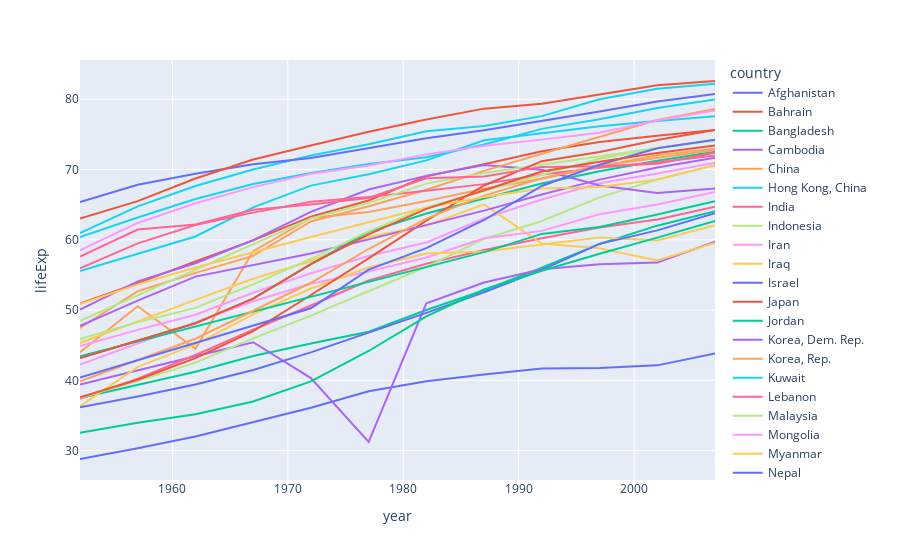

Source (notebook cell):
### Code cell
fig.update_layout(hovermode="x")

### Figure 1 — Plotly figure (JSON) as saved in the notebook; plotly's stock layout.template omitted (floating-point values rounded to 4 significant figures)
{"data": [{"hovertemplate": "country=Afghanistan<br>year=%{x}<br>lifeExp=%{y}<extra></extra>", "legendgroup": "Afghanistan", "line": {"color": "#636efa", "dash": "solid"}, "marker": {"symbol": "circle"}, "mode": "lines", "name": "Afghanistan", "orientation": "v", "showlegend": true, "type": "scatter", "x": [1952, 1957, 1962, 1967, 1972, 1977, 1982, 1987, 1992, 1997, 2002, 2007], "xaxis": "x", "y": [28.8, 30.33, 32.0, 34.02, 36.09, 38.44, 39.85, 40.82, 41.67, 41.76, 42.13, 43.83], "yaxis": "y"}, {"hovertemplate": "country=Bahrain<br>year=%{x}<br>lifeExp=%{y}<extra></extra>", "legendgroup": "Bahrain", "line": {"color": "#EF553B", "dash": "solid"}, "marker": {"symbol": "circle"}, "mode": "lines", "name": "Bahrain", "orientation": "v", "showlegend": true, "type": "scatter", "x": [1952, 1957, 1962, 1967, 1972, 1977, 1982, 1987, 1992, 1997, 2002, 2007], "xaxis": "x", "y": [50.94, 53.83, 56.92, 59.92, 63.3, 65.59, 69.05, 70.75, 72.6, 73.92, 74.8, 75.64], "yaxis": "y"}, {"hovertemplate": "country=Bangladesh<br>year=%{x}<br>lifeExp=%{y}<extra></extra>", "legendgroup": "Bangladesh", "line": {"color": "#00cc96", "dash": "solid"}, "marker": {"symbol": "circle"}, "mode": "lines", "name": "Bangladesh", "orientation": "v", "showlegend": true, "type": "scatter", "x": [1952, 1957, 1962, 1967, 1972, 1977, 1982, 1987, 1992, 1997, 2002, 2007], "xaxis": "x", "y": [37.48, 39.35, 41.22, 43.45, 45.25, 46.92, 50.01, 52.82, 56.02, 59.41, 62.01, 64.06], "yaxis": "y"}, {"hovertemplate": "country=Cambodia<br>year=%{x}<br>lifeExp=%{y}<extra></extra>", "legendgroup": "Cambodia", "line": {"color": "#ab63fa", "dash": "solid"}, "marker": {"symbol": "circle"}, "mode": "lines", "name": "Cambodia", "orientation": "v", "showlegend": true, "type": "scatter", "x": [1952, 1957, 1962, 1967, 1972, 1977, 1982, 1987, 1992, 1997, 2002, 2007], "xaxis": "x", "y": [39.42, 41.37, 43.41, 45.41, 40.32, 31.22, 50.96, 53.91, 55.8, 56.53, 56.75, 59.72], "yaxis": "y"}, {"hovertemplate": "country=China<br>year=%{x}<br>lifeExp=%{y}<extra></extra>", "legendgroup": "China", "line": {"color": "#FFA15A", "dash": "solid"}, "marker": {"symbol": "circle"}, "mode": "lines", "name": "China", "orientation": "v", "showlegend": true, "type": "scatter", "x": [1952, 1957, 1962, 1967, 1972, 1977, 1982, 1987, 1992, 1997, 2002, 2007], "xaxis": "x", "y": [44.0, 50.55, 44.5, 58.38, 63.12, 63.97, 65.53, 67.27, 68.69, 70.43, 72.03, 72.96], "yaxis": "y"}, {"hovertemplate": "country=Hong Kong, China<br>year=%{x}<br>lifeExp=%{y}<extra></extra>", "legendgroup": "Hong Kong, China", "line": {"color": "#19d3f3", "dash": "solid"}, "marker": {"symbol": "circle"}, "mode": "lines", "name": "Hong Kong, China", "orientation": "v", "showlegend": true, "type": "scatter", "x": [1952, 1957, 1962, 1967, 1972, 1977, 1982, 1987, 1992, 1997, 2002, 2007], "xaxis": "x", "y": [60.96, 64.75, 67.65, 70.0, 72.0, 73.6, 75.45, 76.2, 77.6, 80.0, 81.5, 82.21], "yaxis": "y"}, {"hovertemplate": "country=India<br>year=%{x}<br>lifeExp=%{y}<extra></extra>", "legendgroup": "India", "line": {"color": "#FF6692", "dash": "solid"}, "marker": {"symbol": "circle"}, "mode": "lines", "name": "India", "orientation": "v", "showlegend": true, "type": "scatter", "x": [1952, 1957, 1962, 1967, 1972, 1977, 1982, 1987, 1992, 1997, 2002, 2007], "xaxis": "x", "y": [37.37, 40.25, 43.6, 47.19, 50.65, 54.21, 56.6, 58.55, 60.22, 61.77, 62.88, 64.7], "yaxis": "y"}, {"hovertemplate": "country=Indonesia<br>year=%{x}<br>lifeExp=%{y}<extra></extra>", "legendgroup": "Indonesia", "line": {"color": "#B6E880", "dash": "solid"}, "marker": {"symbol": "circle"}, "mode": "lines", "name": "Indonesia", "orientation": "v", "showlegend": true, "type": "scatter", "x": [1952, 1957, 1962, 1967, 1972, 1977, 1982, 1987, 1992, 1997, 2002, 2007], "xaxis": "x", "y": [37.47, 39.92, 42.52, 45.96, 49.2, 52.7, 56.16, 60.14, 62.68, 66.04, 68.59, 70.65], "yaxis": "y"}, {"hovertemplate": "country=Iran<br>year=%{x}<br>lifeExp=%{y}<extra></extra>", "legendgroup": "Iran", "line": {"color": "#FF97FF", "dash": "solid"}, "marker": {"symbol": "circle"}, "mode": "lines", "name": "Iran", "orientation": "v", "showlegend": true, "type": "scatter", "x": [1952, 1957, 1962, 1967, 1972, 1977, 1982, 1987, 1992, 1997, 2002, 2007], "xaxis": "x", "y": [44.87, 47.18, 49.33, 52.47, 55.23, 57.7, 59.62, 63.04, 65.74, 68.04, 69.45, 70.96], "yaxis": "y"}, {"hovertemplate": "country=Iraq<br>year=%{x}<br>lifeExp=%{y}<extra></extra>", "legendgroup": "Iraq", "line": {"color": "#FECB52", "dash": "solid"}, "marker": {"symbol": "circle"}, "mode": "lines", "name": "Iraq", "orientation": "v", "showlegend": true, "type": "scatter", "x": [1952, 1957, 1962, 1967, 1972, 1977, 1982, 1987, 1992, 1997, 2002, 2007], "xaxis": "x", "y": [45.32, 48.44, 51.46, 54.46, 56.95, 60.41, 62.04, 65.04, 59.46, 58.81, 57.05, 59.55], "yaxis": "y"}, {"hovertemplate": "country=Israel<br>year=%{x}<br>lifeExp=%{y}<extra></extra>", "legendgroup": "Israel", "line": {"color": "#636efa", "dash": "solid"}, "marker": {"symbol": "circle"}, "mode": "lines", "name": "Israel", "orientation": "v", "showlegend": true, "type": "scatter", "x": [1952, 1957, 1962, 1967, 1972, 1977, 1982, 1987, 1992, 1997, 2002, 2007], "xaxis": "x", "y": [65.39, 67.84, 69.39, 70.75, 71.63, 73.06, 74.45, 75.6, 76.93, 78.27, 79.7, 80.75], "yaxis": "y"}, {"hovertemplate": "country=Japan<br>year=%{x}<br>lifeExp=%{y}<extra></extra>", "legendgroup": "Japan", "line": {"color": "#EF553B", "dash": "solid"}, "marker": {"symbol": "circle"}, "mode": "lines", "name": "Japan", "orientation": "v", "showlegend": true, "type": "scatter", "x": [1952, 1957, 1962, 1967, 1972, 1977, 1982, 1987, 1992, 1997, 2002, 2007], "xaxis": "x", "y": [63.03, 65.5, 68.73, 71.43, 73.42, 75.38, 77.11, 78.67, 79.36, 80.69, 82.0, 82.6], "yaxis": "y"}, {"hovertemplate": "country=Jordan<br>year=%{x}<br>lifeExp=%{y}<extra></extra>", "legendgroup": "Jordan", "line": {"color": "#00cc96", "dash": "solid"}, "marker": {"symbol": "circle"}, "mode": "lines", "name": "Jordan", "orientation": "v", "showlegend": true, "type": "scatter", "x": [1952, 1957, 1962, 1967, 1972, 1977, 1982, 1987, 1992, 1997, 2002, 2007], "xaxis": "x", "y": [43.16, 45.67, 48.13, 51.63, 56.53, 61.13, 63.74, 65.87, 68.02, 69.77, 71.26, 72.53], "yaxis": "y"}, {"hovertemplate": "country=Korea, Dem. Rep.<br>year=%{x}<br>lifeExp=%{y}<extra></extra>", "legendgroup": "Korea, Dem. Rep.", "line": {"color": "#ab63fa", "dash": "solid"}, "marker": {"symbol": "circle"}, "mode": "lines", "name": "Korea, Dem. Rep.", "orientation": "v", "showlegend": true, "type": "scatter", "x": [1952, 1957, 1962, 1967, 1972, 1977, 1982, 1987, 1992, 1997, 2002, 2007], "xaxis": "x", "y": [50.06, 54.08, 56.66, 59.94, 63.98, 67.16, 69.1, 70.65, 69.98, 67.73, 66.66, 67.3], "yaxis": "y"}, {"hovertemplate": "country=Korea, Rep.<br>year=%{x}<br>lifeExp=%{y}<extra></extra>", "legendgroup": "Korea, Rep.", "line": {"color": "#FFA15A", "dash": "solid"}, "marker": {"symbol": "circle"}, "mode": "lines", "name": "Korea, Rep.", "orientation": "v", "showlegend": true, "type": "scatter", "x": [1952, 1957, 1962, 1967, 1972, 1977, 1982, 1987, 1992, 1997, 2002, 2007], "xaxis": "x", "y": [47.45, 52.68, 55.29, 57.72, 62.61, 64.77, 67.12, 69.81, 72.24, 74.65, 77.05, 78.62], "yaxis": "y"}, {"hovertemplate": "country=Kuwait<br>year=%{x}<br>lifeExp=%{y}<extra></extra>", "legendgroup": "Kuwait", "line": {"color": "#19d3f3", "dash": "solid"}, "marker": {"symbol": "circle"}, "mode": "lines", "name": "Kuwait", "orientation": "v", "showlegend": true, "type": "scatter", "x": [1952, 1957, 1962, 1967, 1972, 1977, 1982, 1987, 1992, 1997, 2002, 2007], "xaxis": "x", "y": [55.56, 58.03, 60.47, 64.62, 67.71, 69.34, 71.31, 74.17, 75.19, 76.16, 76.9, 77.59], "yaxis": "y"}, {"hovertemplate": "country=Lebanon<br>year=%{x}<br>lifeExp=%{y}<extra></extra>", "legendgroup": "Lebanon", "line": {"color": "#FF6692", "dash": "solid"}, "marker": {"symbol": "circle"}, "mode": "lines", "name": "Lebanon", "orientation": "v", "showlegend": true, "type": "scatter", "x": [1952, 1957, 1962, 1967, 1972, 1977, 1982, 1987, 1992, 1997, 2002, 2007], "xaxis": "x", "y": [55.93, 59.49, 62.09, 63.87, 65.42, 66.1, 66.98, 67.93, 69.29, 70.27, 71.03, 71.99], "yaxis": "y"}, {"hovertemplate": "country=Malaysia<br>year=%{x}<br>lifeExp=%{y}<extra></extra>", "legendgroup": "Malaysia", "line": {"color": "#B6E880", "dash": "solid"}, "marker": {"symbol": "circle"}, "mode": "lines", "name": "Malaysia", "orientation": "v", "showlegend": true, "type": "scatter", "x": [1952, 1957, 1962, 1967, 1972, 1977, 1982, 1987, 1992, 1997, 2002, 2007], "xaxis": "x", "y": [48.46, 52.1, 55.74, 59.37, 63.01, 65.26, 68.0, 69.5, 70.69, 71.94, 73.04, 74.24], "yaxis": "y"}, {"hovertemplate": "country=Mongolia<br>year=%{x}<br>lifeExp=%{y}<extra></extra>", "legendgroup": "Mongolia", "line": {"color": "#FF97FF", "dash": "solid"}, "marker": {"symbol": "circle"}, "mode": "lines", "name": "Mongolia", "orientation": "v", "showlegend": true, "type": "scatter", "x": [1952, 1957, 1962, 1967, 1972, 1977, 1982, 1987, 1992, 1997, 2002, 2007], "xaxis": "x", "y": [42.24, 45.25, 48.25, 51.25, 53.75, 55.49, 57.49, 60.22, 61.27, 63.62, 65.03, 66.8], "yaxis": "y"}, {"hovertemplate": "country=Myanmar<br>year=%{x}<br>lifeExp=%{y}<extra></extra>", "legendgroup": "Myanmar", "line": {"color": "#FECB52", "dash": "solid"}, "marker": {"symbol": "circle"}, "mode": "lines", "name": "Myanmar", "orientation": "v", "showlegend": true, "type": "scatter", "x": [1952, 1957, 1962, 1967, 1972, 1977, 1982, 1987, 1992, 1997, 2002, 2007], "xaxis": "x", "y": [36.32, 41.91, 45.11, 49.38, 53.07, 56.06, 58.06, 58.34, 59.32, 60.33, 59.91, 62.07], "yaxis": "y"}, {"hovertemplate": "country=Nepal<br>year=%{x}<br>lifeExp=%{y}<extra></extra>", "legendgroup": "Nepal", "line": {"color": "#636efa", "dash": "solid"}, "marker": {"symbol": "circle"}, "mode": "lines", "name": "Nepal", "orientation": "v", "showlegend": true, "type": "scatter", "x": [1952, 1957, 1962, 1967, 1972, 1977, 1982, 1987, 1992, 1997, 2002, 2007], "xaxis": "x", "y": [36.16, 37.69, 39.39, 41.47, 43.97, 46.75, 49.59, 52.54, 55.73, 59.43, 61.34, 63.78], "yaxis": "y"}, {"hovertemplate": "country=Oman<br>year=%{x}<br>lifeExp=%{y}<extra></extra>", "legendgroup": "Oman", "line": {"color": "#EF553B", "dash": "solid"}, "marker": {"symbol": "circle"}, "mode": "lines", "name": "Oman", "orientation": "v", "showlegend": true, "type": "scatter", "x": [1952, 1957, 1962, 1967, 1972, 1977, 1982, 1987, 1992, 1997, 2002, 2007], "xaxis": "x", "y": [37.58, 40.08, 43.16, 46.99, 52.14, 57.37, 62.73, 67.73, 71.2, 72.5, 74.19, 75.64], "yaxis": "y"}, {"hovertemplate": "country=Pakistan<br>year=%{x}<br>lifeExp=%{y}<extra></extra>", "legendgroup": "Pakistan", "line": {"color": "#00cc96", "dash": "solid"}, "marker": {"symbol": "circle"}, "mode": "lines", "name": "Pakistan", "orientation": "v", "showlegend": true, "type": "scatter", "x": [1952, 1957, 1962, 1967, 1972, 1977, 1982, 1987, 1992, 1997, 2002, 2007], "xaxis": "x", "y": [43.44, 45.56, 47.67, 49.8, 51.93, 54.04, 56.16, 58.24, 60.84, 61.82, 63.61, 65.48], "yaxis": "y"}, {"hovertemplate": "country=Philippines<br>year=%{x}<br>lifeExp=%{y}<extra></extra>", "legendgroup": "Philippines", "line": {"color": "#ab63fa", "dash": "solid"}, "marker": {"symbol": "circle"}, "mode": "lines", "name": "Philippines", "orientation": "v", "showlegend": true, "type": "scatter", "x": [1952, 1957, 1962, 1967, 1972, 1977, 1982, 1987, 1992, 1997, 2002, 2007], "xaxis": "x", "y": [47.75, 51.33, 54.76, 56.39, 58.06, 60.06, 62.08, 64.15, 66.46, 68.56, 70.3, 71.69], "yaxis": "y"}, {"hovertemplate": "country=Saudi Arabia<br>year=%{x}<br>lifeExp=%{y}<extra></extra>", "legendgroup": "Saudi Arabia", "line": {"color": "#FFA15A", "dash": "solid"}, "marker": {"symbol": "circle"}, "mode": "lines", "name": "Saudi Arabia", "orientation": "v", "showlegend": true, "type": "scatter", "x": [1952, 1957, 1962, 1967, 1972, 1977, 1982, 1987, 1992, 1997, 2002, 2007], "xaxis": "x", "y": [39.88, 42.87, 45.91, 49.9, 53.89, 58.69, 63.01, 66.3, 68.77, 70.53, 71.63, 72.78], "yaxis": "y"}, {"hovertemplate": "country=Singapore<br>year=%{x}<br>lifeExp=%{y}<extra></extra>", "legendgroup": "Singapore", "line": {"color": "#19d3f3", "dash": "solid"}, "marker": {"symbol": "circle"}, "mode": "lines", "name": "Singapore", "orientation": "v", "showlegend": true, "type": "scatter", "x": [1952, 1957, 1962, 1967, 1972, 1977, 1982, 1987, 1992, 1997, 2002, 2007], "xaxis": "x", "y": [60.4, 63.18, 65.8, 67.95, 69.52, 70.8, 71.76, 73.56, 75.79, 77.16, 78.77, 79.97], "yaxis": "y"}, {"hovertemplate": "country=Sri Lanka<br>year=%{x}<br>lifeExp=%{y}<extra></extra>", "legendgroup": "Sri Lanka", "line": {"color": "#FF6692", "dash": "solid"}, "marker": {"symbol": "circle"}, "mode": "lines", "name": "Sri Lanka", "orientation": "v", "showlegend": true, "type": "scatter", "x": [1952, 1957, 1962, 1967, 1972, 1977, 1982, 1987, 1992, 1997, 2002, 2007], "xaxis": "x", "y": [57.59, 61.46, 62.19, 64.27, 65.04, 65.95, 68.76, 69.01, 70.38, 70.46, 70.81, 72.4], "yaxis": "y"}, {"hovertemplate": "country=Syria<br>year=%{x}<br>lifeExp=%{y}<extra></extra>", "legendgroup": "Syria", "line": {"color": "#B6E880", "dash": "solid"}, "marker": {"symbol": "circle"}, "mode": "lines", "name": "Syria", "orientation": "v", "showlegend": true, "type": "scatter", "x": [1952, 1957, 1962, 1967, 1972, 1977, 1982, 1987, 1992, 1997, 2002, 2007], "xaxis": "x", "y": [45.88, 48.28, 50.3, 53.66, 57.3, 61.2, 64.59, 66.97, 69.25, 71.53, 73.05, 74.14], "yaxis": "y"}, {"hovertemplate": "country=Taiwan<br>year=%{x}<br>lifeExp=%{y}<extra></extra>", "legendgroup": "Taiwan", "line": {"color": "#FF97FF", "dash": "solid"}, "marker": {"symbol": "circle"}, "mode": "lines", "name": "Taiwan", "orientation": "v", "showlegend": true, "type": "scatter", "x": [1952, 1957, 1962, 1967, 1972, 1977, 1982, 1987, 1992, 1997, 2002, 2007], "xaxis": "x", "y": [58.5, 62.4, 65.2, 67.5, 69.39, 70.59, 72.16, 73.4, 74.26, 75.25, 76.99, 78.4], "yaxis": "y"}, {"hovertemplate": "country=Thailand<br>year=%{x}<br>lifeExp=%{y}<extra></extra>", "legendgroup": "Thailand", "line": {"color": "#FECB52", "dash": "solid"}, "marker": {"symbol": "circle"}, "mode": "lines", "name": "Thailand", "orientation": "v", "showlegend": true, "type": "scatter", "x": [1952, 1957, 1962, 1967, 1972, 1977, 1982, 1987, 1992, 1997, 2002, 2007], "xaxis": "x", "y": [50.85, 53.63, 56.06, 58.28, 60.41, 62.49, 64.6, 66.08, 67.3, 67.52, 68.56, 70.62], "yaxis": "y"}, {"hovertemplate": "country=Vietnam<br>year=%{x}<br>lifeExp=%{y}<extra></extra>", "legendgroup": "Vietnam", "line": {"color": "#636efa", "dash": "solid"}, "marker": {"symbol": "circle"}, "mode": "lines", "name": "Vietnam", "orientation": "v", "showlegend": true, "type": "scatter", "x": [1952, 1957, 1962, 1967, 1972, 1977, 1982, 1987, 1992, 1997, 2002, 2007], "xaxis": "x", "y": [40.41, 42.89, 45.36, 47.84, 50.25, 55.76, 58.82, 62.82, 67.66, 70.67, 73.02, 74.25], "yaxis": "y"}, {"hovertemplate": "country=West Bank and Gaza<br>year=%{x}<br>lifeExp=%{y}<extra></extra>", "legendgroup": "West Bank and Gaza", "line": {"color": "#EF553B", "dash": "solid"}, "marker": {"symbol": "circle"}, "mode": "lines", "name": "West Bank and Gaza", "orientation": "v", "showlegend": true, "type": "scatter", "x": [1952, 1957, 1962, 1967, 1972, 1977, 1982, 1987, 1992, 1997, 2002, 2007], "xaxis": "x", "y": [43.16, 45.67, 48.13, 51.63, 56.53, 60.77, 64.41, 67.05, 69.72, 71.1, 72.37, 73.42], "yaxis": "y"}, {"hovertemplate": "country=Yemen, Rep.<br>year=%{x}<br>lifeExp=%{y}<extra></extra>", "legendgroup": "Yemen, Rep.", "line": {"color": "#00cc96", "dash": "solid"}, "marker": {"symbol": "circle"}, "mode": "lines", "name": "Yemen, Rep.", "orientation": "v", "showlegend": true, "type": "scatter", "x": [1952, 1957, 1962, 1967, 1972, 1977, 1982, 1987, 1992, 1997, 2002, 2007], "xaxis": "x", "y": [32.55, 33.97, 35.18, 36.98, 39.85, 44.17, 49.11, 52.92, 55.6, 58.02, 60.31, 62.7], "yaxis": "y"}], "layout": {"hovermode": "x", "legend": {"title": {"text": "country"}, "tracegroupgap": 0}, "margin": {"t": 60}, "xaxis": {"anchor": "y", "domain": [0, 1], "title": {"text": "year"}}, "yaxis": {"anchor": "x", "domain": [0, 1], "title": {"text": "lifeExp"}}}}
